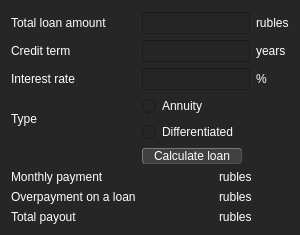
      <widget class="QWidget" name="tab_3">
       <property name="styleSheet">
        <string notr="true">background-color: rgb(38, 38, 38);
color: white;</string>
       </property>
       <attribute name="title">
        <string>Credit</string>
       </attribute>
       <layout class="QGridLayout" name="gridLayout_8">
        <item row="0" column="0">
         <layout class="QGridLayout" name="gridLayout_7">
          <property name="topMargin">
           <number>1</number>
          </property>
          <item row="6" column="0">
           <widget class="QLabel" name="label_5">
            <property name="sizePolicy">
             <sizepolicy hsizetype="Maximum" vsizetype="Maximum">
              <horstretch>0</horstretch>
              <verstretch>0</verstretch>
             </sizepolicy>
            </property>
            <property name="text">
             <string>Overpayment on a loan</string>
            </property>
           </widget>
          </item>
          <item row="1" column="1">
           <layout class="QHBoxLayout" name="horizontalLayout_2">
            <item>
             <widget class="QLineEdit" name="term">
              <property name="sizePolicy">
               <sizepolicy hsizetype="Maximum" vsizetype="Maximum">
                <horstretch>0</horstretch>
                <verstretch>0</verstretch>
               </sizepolicy>
              </property>
             </widget>
            </item>
            <item>
             <widget class="QLabel" name="label_6">
              <property name="sizePolicy">
               <sizepolicy hsizetype="Preferred" vsizetype="Maximum">
                <horstretch>0</horstretch>
                <verstretch>0</verstretch>
               </sizepolicy>
              </property>
              <property name="text">
               <string>years</string>
              </property>
             </widget>
            </item>
           </layout>
          </item>
          <item row="5" column="1">
           <layout class="QHBoxLayout" name="horizontalLayout_5">
            <item>
             <widget class="QLabel" name="month_payment">
              <property name="text">
               <string/>
              </property>
              <property name="alignment">
               <set>Qt::AlignRight|Qt::AlignTrailing|Qt::AlignVCenter</set>
              </property>
             </widget>
            </item>
            <item>
             <widget class="QLabel" name="label_9">
              <property name="sizePolicy">
               <sizepolicy hsizetype="Preferred" vsizetype="Maximum">
                <horstretch>0</horstretch>
                <verstretch>0</verstretch>
               </sizepolicy>
              </property>
              <property name="text">
               <string>rubles</string>
              </property>
             </widget>
            </item>
           </layout>
          </item>
          <item row="3" column="0">
           <widget class="QLabel" name="type">
            <property name="sizePolicy">
             <sizepolicy hsizetype="Maximum" vsizetype="Maximum">
              <horstretch>0</horstretch>
              <verstretch>0</verstretch>
             </sizepolicy>
            </property>
            <property name="text">
             <string>Type</string>
            </property>
           </widget>
          </item>
          <item row="0" column="1">
           <layout class="QHBoxLayout" name="horizontalLayout_3">
            <item>
             <widget class="QLineEdit" name="totalamount">
              <property name="sizePolicy">
               <sizepolicy hsizetype="Maximum" vsizetype="Maximum">
                <horstretch>0</horstretch>
                <verstretch>0</verstretch>
               </sizepolicy>
              </property>
             </widget>
            </item>
            <item>
             <widget class="QLabel" name="label_7">
              <property name="sizePolicy">
               <sizepolicy hsizetype="Preferred" vsizetype="Maximum">
                <horstretch>0</horstretch>
                <verstretch>0</verstretch>
               </sizepolicy>
              </property>
              <property name="text">
               <string>rubles</string>
              </property>
             </widget>
            </item>
           </layout>
          </item>
          <item row="1" column="0">
           <widget class="QLabel" name="label_2">
            <property name="sizePolicy">
             <sizepolicy hsizetype="Maximum" vsizetype="Maximum">
              <horstretch>0</horstretch>
              <verstretch>0</verstretch>
             </sizepolicy>
            </property>
            <property name="text">
             <string>Credit term</string>
            </property>
           </widget>
          </item>
          <item row="3" column="1">
           <layout class="QVBoxLayout" name="verticalLayout_3">
            <item>
             <widget class="QRadioButton" name="annuity">
              <property name="text">
               <string>Annuity</string>
              </property>
             </widget>
            </item>
            <item>
             <widget class="QRadioButton" name="differentiated">
              <property name="text">
               <string>Differentiated</string>
              </property>
             </widget>
            </item>
           </layout>
          </item>
          <item row="5" column="0">
           <widget class="QLabel" name="payment">
            <property name="sizePolicy">
             <sizepolicy hsizetype="Minimum" vsizetype="Maximum">
              <horstretch>0</horstretch>
              <verstretch>0</verstretch>
             </sizepolicy>
            </property>
            <property name="text">
             <string>Monthly payment</string>
            </property>
           </widget>
          </item>
          <item row="7" column="0">
           <widget class="QLabel" name="label_4">
            <property name="sizePolicy">
             <sizepolicy hsizetype="Maximum" vsizetype="Maximum">
              <horstretch>0</horstretch>
              <verstretch>0</verstretch>
             </sizepolicy>
            </property>
            <property name="text">
             <string>Total payout</string>
            </property>
           </widget>
          </item>
          <item row="2" column="1">
           <layout class="QHBoxLayout" name="horizontalLayout_4">
            <item>
             <widget class="QLineEdit" name="rate">
              <property name="sizePolicy">
               <sizepolicy hsizetype="Maximum" vsizetype="Maximum">
                <horstretch>0</horstretch>
                <verstretch>0</verstretch>
               </sizepolicy>
              </property>
             </widget>
            </item>
            <item>
             <widget class="QLabel" name="label_8">
              <property name="sizePolicy">
               <sizepolicy hsizetype="Preferred" vsizetype="Maximum">
                <horstretch>0</horstretch>
                <verstretch>0</verstretch>
               </sizepolicy>
              </property>
              <property name="text">
               <string>%</string>
              </property>
             </widget>
            </item>
           </layout>
          </item>
          <item row="7" column="1">
           <layout class="QHBoxLayout" name="horizontalLayout_7">
            <item>
             <widget class="QLabel" name="total_payout">
              <property name="text">
               <string/>
              </property>
              <property name="alignment">
               <set>Qt::AlignRight|Qt::AlignTrailing|Qt::AlignVCenter</set>
              </property>
             </widget>
            </item>
            <item>
             <widget class="QLabel" name="label_11">
              <property name="sizePolicy">
               <sizepolicy hsizetype="Preferred" vsizetype="Maximum">
                <horstretch>0</horstretch>
                <verstretch>0</verstretch>
               </sizepolicy>
              </property>
              <property name="text">
               <string>rubles</string>
              </property>
             </widget>
            </item>
           </layout>
          </item>
          <item row="6" column="1">
           <layout class="QHBoxLayout" name="horizontalLayout_6">
            <item>
             <widget class="QLabel" name="overpayment">
              <property name="text">
               <string/>
              </property>
              <property name="alignment">
               <set>Qt::AlignRight|Qt::AlignTrailing|Qt::AlignVCenter</set>
              </property>
             </widget>
            </item>
            <item>
             <widget class="QLabel" name="label_10">
              <property name="sizePolicy">
               <sizepolicy hsizetype="Preferred" vsizetype="Maximum">
                <horstretch>0</horstretch>
                <verstretch>0</verstretch>
               </sizepolicy>
              </property>
              <property name="text">
               <string>rubles</string>
              </property>
             </widget>
            </item>
           </layout>
          </item>
          <item row="2" column="0">
           <widget class="QLabel" name="label_3">
            <property name="sizePolicy">
             <sizepolicy hsizetype="Maximum" vsizetype="Maximum">
              <horstretch>0</horstretch>
              <verstretch>0</verstretch>
             </sizepolicy>
            </property>
            <property name="text">
             <string>Interest rate</string>
            </property>
           </widget>
          </item>
          <item row="0" column="0">
           <widget class="QLabel" name="total_amount">
            <property name="sizePolicy">
             <sizepolicy hsizetype="Maximum" vsizetype="Maximum">
              <horstretch>0</horstretch>
              <verstretch>0</verstretch>
             </sizepolicy>
            </property>
            <property name="text">
             <string>Total loan amount</string>
            </property>
           </widget>
          </item>
          <item row="4" column="1">
           <widget class="QPushButton" name="credit">
            <property name="sizePolicy">
             <sizepolicy hsizetype="Maximum" vsizetype="Fixed">
              <horstretch>0</horstretch>
              <verstretch>0</verstretch>
             </sizepolicy>
            </property>
            <property name="maximumSize">
             <size>
              <width>100</width>
              <height>16777215</height>
             </size>
            </property>
            <property name="styleSheet">
             <string notr="true">QPushButton {
	border-style: outset;
	border-width: 1px;
	background-color: rgb(65, 65, 65);
	color: rgb(255, 255, 255);
	border-color: rgb(81, 81, 81);
    border-radius: 3px;
}
 QPushButton:pressed {
     background-color: rgb(159, 159, 159);
     border-style: inset;
 }</string>
            </property>
            <property name="text">
             <string>Calculate loan</string>
            </property>
           </widget>
          </item>
         </layout>
        </item>
       </layout>
      </widget>
